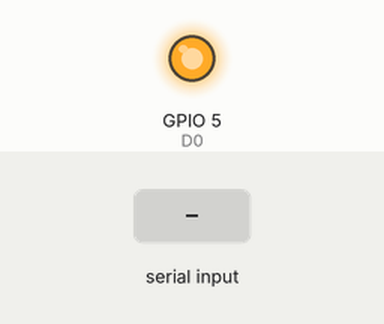
This sketch was run on a simulated ESP32. On the bench: output pins drawn as LEDs (lit = HIGH). Dashed ring = blinking. Inputs (shaded band) come from the test bench. WiFi joins after 1.5 s; servers stay silent unless stated; what the sketch prints to the serial monitor is not drawn.

Above: at 0.1 s.
At 2.7 s:
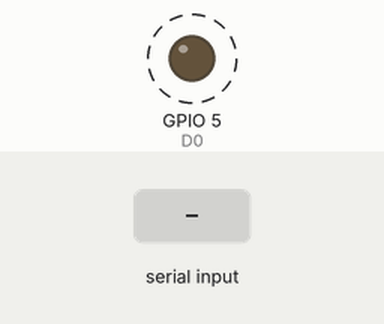
2.8 s: "90,45\n" received over Serial
Timing chart, 0 to 11.0 s (numbered marks = the images above; inputs shaded):
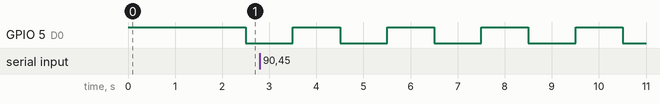

The sketch:

bridge.ino
```cpp
#include <WiFi.h>
#include <WiFiUdp.h>

const char* ssid = "Wifi483";
const char* password = "lucero483";
WiFiUDP udpDevice;
uint16_t localUdpPort = 4023;
uint16_t UDPPort = 666;
#define MAX_LEDSERVERS 3
const char* hosts[MAX_LEDSERVERS] = {"192.168.1.66", "192.168.1.103", "?.?.?.?"};
#define SERIALMESSAGESIZE 3
uint32_t previousMillis = 0;
#define ALIVE 1000
#define D0 5

void setup() {
  pinMode(D0, OUTPUT);     // Initialize the LED_BUILTIN pin as an output
  digitalWrite(D0, HIGH);
  Serial.begin(115200);
  Serial.println();
  Serial.println();
  Serial.print("Connecting to ");
  Serial.println(ssid);

  WiFi.mode(WIFI_STA);
  WiFi.begin(ssid, password);

  while (WiFi.status() != WL_CONNECTED) {
    delay(500);
    Serial.print(".");
  }
  Serial.println("");
  Serial.println("WiFi connected");
  // Print the IP address
  Serial.println(WiFi.localIP());
  udpDevice.begin(UDPPort);
}

void networkTask() {
  uint8_t LEDServer = 0;
  uint8_t LEDValue = 0;
  uint8_t syncChar;

  // Serial event:
  if (Serial.available() >= SERIALMESSAGESIZE) {
    LEDServer = Serial.read() - '0';
    LEDValue = Serial.read();
    syncChar = Serial.read();
    if ((LEDServer == 0) || (LEDServer > 3)) {
      Serial.println("Servidor inválido (seleccione 1,2,3)");
      return;
    }
    if (syncChar == '*') {
      udpDevice.beginPacket(hosts[LEDServer - 1] , UDPPort);
      udpDevice.write(LEDValue);
      udpDevice.endPacket();
    }
  }
  // UDP event:
  uint8_t packetSize = udpDevice.parsePacket();
  if (packetSize) {
    Serial.print("Data from: ");
    Serial.print(udpDevice.remoteIP());
    Serial.print(":");
    Serial.print(udpDevice.remotePort());
    Serial.print(' ');
    for (uint8_t i = 0; i < packetSize; i++) {
      Serial.write(udpDevice.read());
    }
  }
}

void aliveTask() {
  uint32_t currentMillis;
  static uint8_t ledState = 0;
  currentMillis  = millis();
  if ((currentMillis - previousMillis) >= ALIVE) {
    previousMillis = currentMillis;
    if (ledState == 0) {
      digitalWrite(D0, HIGH);
      ledState = 1;
    }
    else {
      digitalWrite(D0, LOW);
      ledState = 0;
    }
  }
}

void loop() {
  networkTask();
  aliveTask();
}
```

Measured:
- by itself, GPIO 5 (D0): alternates HIGH for 1.0 s and LOW for 1.0 s
